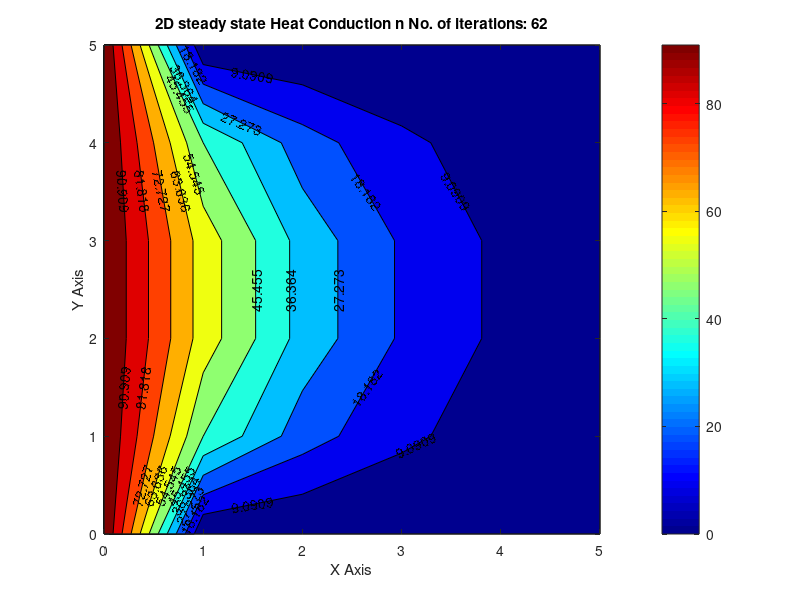
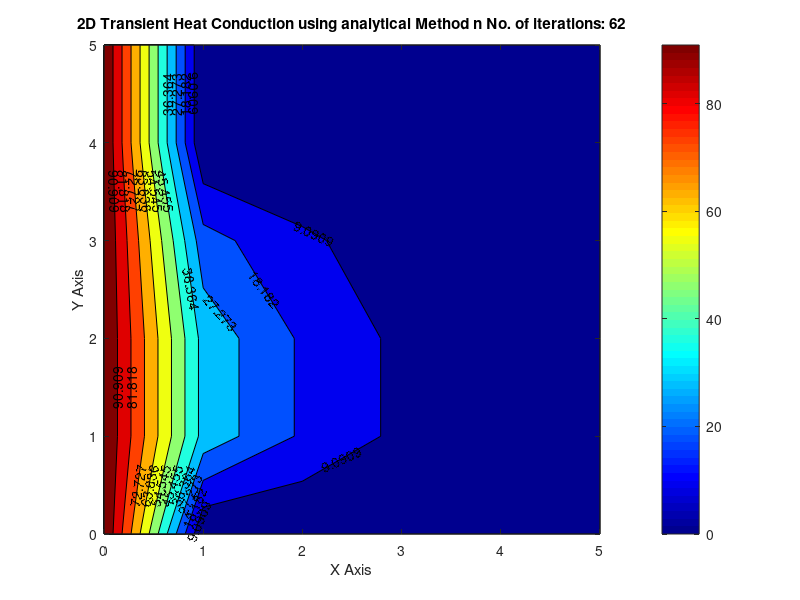

These figures' MATLAB source, in order: (Note: this script raises an error after producing the figures.)
clear all
close all
clc
%Solving the Steady State 2D Heat Conduction Equation
%Length of Domain in x and y directions (unit square)
Lx=input("enter value of a");
Ly=input("enter value of b");  
%No. of grid points 
nx=1+input("enter no.of grids along x direction");
ny=1+input("enter no.of grids along y direction");
%Creating the mesh
x=linspace(0,Lx,nx);
y=linspace(0,Ly,ny);
dx=x(2)-x(1);
dy=abs(y(2)-y(1));
%Initial Conditions
T=298*ones(nx,ny);
K1 = dy^2/(2*((dx)^2 + (dy^2)));
K2 = dx^2/(2*((dx^2) + (dy^2)));
%Boundary Conditions
T(1,:) = 0; %First row or Bottom row of nodes in the matrix 
T(end,:) = 0; %Last row or Top row of nodes in the matrix 
T(:,1) = 100; %First column or Left side column of nodes in the matrix 
T(:,end) = 0; %Last column or Right side column of nodes in the matrix
T_old=T; %Initializing the values for T_old for the first loop
tol=1e-4; %tolerance limit to attain convergence
error=9e9; %initial error to execute while loop
%Code for Solvers
%Jacobi Method
count=1;
while(error>tol)
for i=2:(nx-1)
for j=2:(ny-1)
h =K1*(T_old(i-1,j)+T_old(i+1,j));
v = K2*(T_old(i,j-1)+T_old(i,j+1));
T(i,j) = h+v;
end
end
error=max(abs(T(i,j)-T_old(i,j)));
T_old=T;
count=count+1;
end
% Plotting the Results
figure(1)
[a,b] = contourf(x,y,T); 
clabel(a,b); colorbar;
colormap(jet); 
xlabel('X Axis');
ylabel('Y Axis');
text = sprintf('2D steady state Heat Conduction n No. of iterations: %d',count);
title(text);
%analytical sol1
a=Lx;
b=Ly;
TA=298*ones(nx,ny);
%Boundary Conditions
TA(1,:) = 0; %First row or Bottom row of nodes in the matrix 
TA(end,:) = 0; %Last row or Top row of nodes in the matrix 
TA(:,1) = 100; %First column or Left side column of nodes in the matrix 
TA(:,end) = 0; %Last column or Right side column of nodes in the matrix
sum=0;
      for f=2:(nx-1)       
            for g=2:(ny-1) 
                for n=0:10
                    th=((b-g)*(2*n+1)*pi)/a;
                    tg=((2*n+1)*pi*f)/a;
                    tj=((2*n+1)*pi*b)/a;
                    tr=1/(2*n+1);
sum=sum+(sin(tg)*sinh(th)*tr)/sinh(tj)
                end        
        TA(f,g)= (((4*100)*sum)/pi);
 sum=0;
            end  
      end 
figure(2)
[a,b] = contourf(x,y,TA); 
clabel(a,b); colorbar;
colormap(jet); 
xlabel('X Axis');
ylabel('Y Axis');
text = sprintf('2D Transient Heat Conduction using analytical Method n No. of iterations: %d',count);
title(text);
TAA=298*ones(nx,ny);
%analytical sol2
%Boundary Conditions
TAA(1,:) = 0; %First row or Bottom row of nodes in the matrix 
TAA(end,:) = 0; %Last row or Top row of nodes in the matrix 
TAA(:,1) = 100; %First column or Left side column of nodes in the matrix 
TAA(:,end) = 0; %Last column or Right side column of nodes in the matrix
sumA=0;
      for fA=2:(nx-1)       
            for gA=2:(ny-1) 
                for nA=1:10
                    thA=(gA*nA*pi)./a;
                    tgA=(nA*pi*fA)./a;
                    tjA=(nA* (pi)*b)/a;
                    trA=1/nA;
sumA=sumA+(sin(tgA)*sinh(thA)*trA*(1-(1^nA)))/sinh(tjA);
                end        
        TAA(fA,gA)= (((2*100)*sumA)/pi);
 sumA=0;
            end  
      end 
figure(3)
[a,b] = contourf(x,y,TAA); 
clabel(a,b); colorbar;
colormap(jet); 
xlabel('X Axis');
ylabel('Y Axis');
text = sprintf('2D Transient Heat Conduction using analytical Method n No. of iterations: %d',count);
title(text);